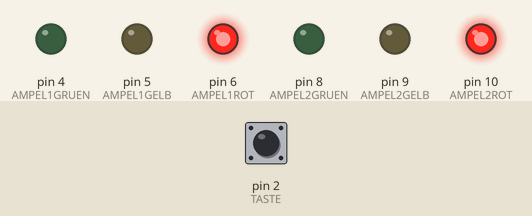
This sketch was run on a simulated Arduino Uno, built with avr-gcc and run on an emulated ATmega328P. Parts: output pins drawn as LEDs (lit = HIGH). Dashed ring = blinking. Inputs (shaded band) come from the test bench; at power-on: pin 2 (TASTE) HIGH.

Above: at 1.2 s.
1.3 s: pin 2 (TASTE) pulled LOW for 0.15 s
At 3.8 s:
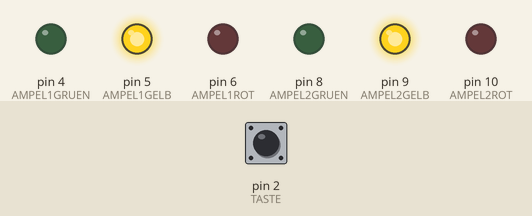
4.4 s: pin 2 (TASTE) pulled LOW for 1 s
At 8.1 s:
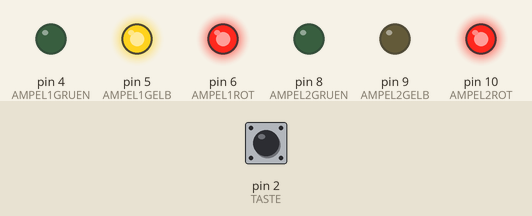
8.4 s: pin 2 (TASTE) pulled LOW for 3.2 s
At 13.3 s:
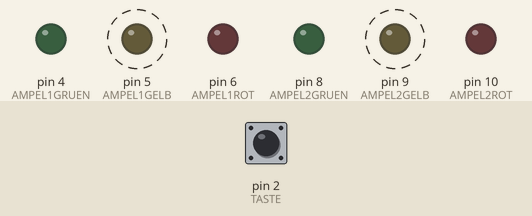
Timing chart, 0 to 20.6 s (numbered marks = the images above; inputs shaded):
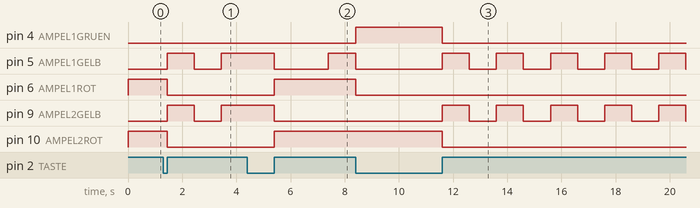

The sketch:

K06_4_Ampel.ino
```cpp
#define AMPEL1ROT 6
#define AMPEL1GELB 5
#define AMPEL1GRUEN 4
#define AMPEL2ROT 10
#define AMPEL2GELB 9
#define AMPEL2GRUEN 8

#define TASTE 2

#define AUS 0
#define ROT 1
#define ROTGELB 2
#define GRUEN 3
#define GELB 4

long Timer = 0;
byte Phase = 0;

void setup() {
  pinMode(AMPEL1ROT, OUTPUT);
  pinMode(AMPEL1GELB, OUTPUT);
  pinMode(AMPEL1GRUEN, OUTPUT);
  pinMode(AMPEL2ROT, OUTPUT);
  pinMode(AMPEL2GELB, OUTPUT);
  pinMode(AMPEL2GRUEN, OUTPUT);
  pinMode(TASTE, INPUT_PULLUP);
}

void loop() {

  while(millis() < Timer)
  {
    if(!digitalRead(TASTE))
    {
      if(Phase < 10)
        Phase = 10;
      else
        Phase = 0;
      Timer = 0;
      while(!digitalRead(TASTE));
    }
  }


  switch(Phase)
  {
    case 0: // Beide Ampeln rot
      setzeAmpel(1, ROT);
      setzeAmpel(2, ROT);
      Timer = millis() + 2000;
      Phase++;
    break;

    case 1: // Ampel 1 rotgelb
      setzeAmpel(1, ROTGELB);
      Timer = millis() + 1000;
      Phase++;
    break;

    case 2: // Ampel 1 grün
      setzeAmpel(1, GRUEN);
      Timer = millis() + 8000;
      Phase++;
    break;

    case 3: // Ampel 1 gelb
      setzeAmpel(1, GELB);
      Timer = millis() + 2000;
      Phase++;
    break;

    case 4: // Beide Ampeln rot
      setzeAmpel(1, ROT);
      Timer = millis() + 2000;
      Phase++;
    break;

    case 5: // Ampel 2 rotgelb
      setzeAmpel(2, ROTGELB);
      Timer = millis() + 1000;
      Phase++;
    break;

    case 6: // Ampel 2 grün
      setzeAmpel(2, GRUEN);
      Timer = millis() + 8000;
      Phase++;
    break;

    case 7: // Ampel 2 gelb
      setzeAmpel(2, GELB);
      Timer = millis() + 2000;
      Phase = 0;
    break;

    case 10: // beide Ampeln gelb
      setzeAmpel(1, GELB);
      setzeAmpel(2, GELB);
      Timer = millis() + 1000;
      Phase = 11;
    break;

    case 11: // beide Ampeln aus
      setzeAmpel(1, AUS);
      setzeAmpel(2, AUS);
      Timer = millis() + 1000;
      Phase = 10;
    break;
  }

}

void setzeAmpel(byte Ampelnummer, byte Zustand)
{
  byte rotPin = 0; byte gelbPin = 0; byte gruenPin = 0;
  if(Ampelnummer == 1)
  {
    rotPin = AMPEL1ROT;
    gelbPin = AMPEL1GELB;
    gruenPin = AMPEL1GRUEN;
  }
  if(Ampelnummer == 2)
  {
    rotPin = AMPEL2ROT;
    gelbPin = AMPEL2GELB;
    gruenPin = AMPEL2GRUEN;
  }

  switch(Zustand)
  {
    case AUS:
      digitalWrite(rotPin, LOW);
      digitalWrite(gelbPin, LOW);
      digitalWrite(gruenPin, LOW);
    break;
    case GRUEN:
      digitalWrite(rotPin, LOW);
      digitalWrite(gelbPin, LOW);
      digitalWrite(gruenPin, HIGH);
    break;
    case GELB:
      digitalWrite(rotPin, LOW);
      digitalWrite(gelbPin, HIGH);
      digitalWrite(gruenPin, LOW);
    break;
    case ROTGELB:
      digitalWrite(rotPin, HIGH);
      digitalWrite(gelbPin, HIGH);
      digitalWrite(gruenPin, LOW);
    break;
    case ROT: default:
      digitalWrite(rotPin, HIGH);
      digitalWrite(gelbPin, LOW);
      digitalWrite(gruenPin, LOW);
    break;
  }
}
```

Measured:
- after the input at 1.3 s, pin 4 (AMPEL1GRUEN): stays LOW (without the input it goes to HIGH after 1.7 s); pin 6 (AMPEL1ROT): HIGH → LOW after 0.15 s instead of 1.7 s; pin 9 (AMPEL2GELB): LOW → HIGH after 0.15 s, → LOW 1.0 s later, → HIGH 1.0 s later; pin 10 (AMPEL2ROT): HIGH → LOW after 0.15 s
- after the input at 4.4 s, pin 4 (AMPEL1GRUEN): LOW → HIGH after 4.0 s; pin 6 (AMPEL1ROT): LOW → HIGH after 1.0 s, → LOW 3.0 s later; pin 10 (AMPEL2ROT): LOW → HIGH after 1.0 s
- after the input at 8.4 s, pin 4 (AMPEL1GRUEN): HIGH → LOW after 3.2 s instead of 8.0 s; pin 6 (AMPEL1ROT): stays LOW (without the input it goes to HIGH after 10.0 s); pin 10 (AMPEL2ROT): HIGH → LOW after 3.2 s
- by itself, pin 5 (AMPEL1GELB): alternates HIGH for 1.0 s and LOW for 1.0 s
